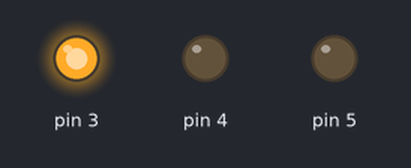
Simulated run of this sketch. Board: Arduino Uno, built with avr-gcc and run on an emulated ATmega328P. Shown: output pins drawn as LEDs (lit = HIGH).

Above: at 2.5 s.
At 6.0 s:
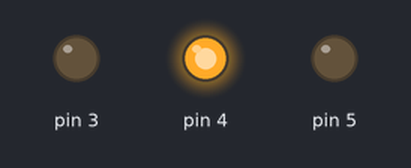
At 9.5 s:
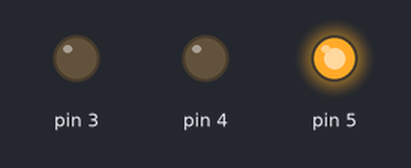
Timing chart, 0 to 15.6 s (numbered marks = the images above):
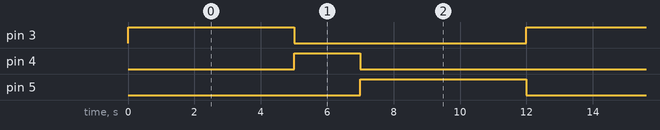

The sketch:

traffic.ino
```cpp
// C++ code Star-Lord

int delayG = 5000;
int delayY = 2000;
void setup()
{
  pinMode(5,OUTPUT);
  pinMode(4,OUTPUT);
  pinMode(3,OUTPUT);
}

void loop()
{
  //Green
  digitalWrite(3,HIGH);
  delay(delayG);
  digitalWrite(3,LOW);

  //Yellow
  digitalWrite(4,HIGH);
  delay(delayY);
  digitalWrite(4,LOW);

  //Red
  digitalWrite(5,HIGH);
  delay(delayG);
  digitalWrite(5,LOW);

}
```

Measured:
- by itself, pin 3, pin 5: alternates HIGH for 5.0 s and LOW for 7.0 s
- by itself, pin 4: alternates HIGH for 2.0 s and LOW for 10.0 s
- by itself, everything shown: repeats every 12.0 s, in 4 steps
